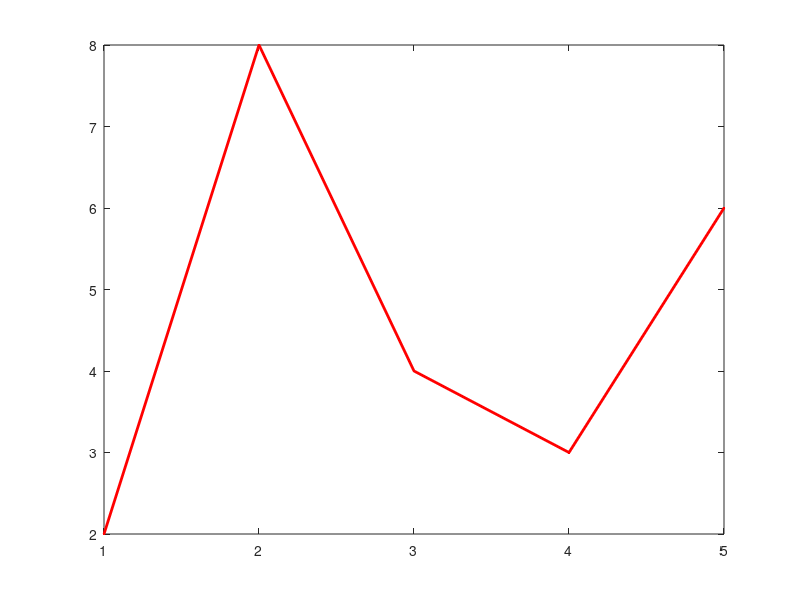

Reproduce this figure in MATLAB. (Note: this script raises an error after producing the figure.)
%%Colin's MATLAB coding cheat sheet
%Functions, indexing, and plotting bits of code I use often and find
%useful. This is not an all encompassing guide to coding in MATLAB.

%A more comprehensive guide: https://sites.nd.edu/gfu/files/2019/07/cheatsheet.pdf

%Sample data

x = linspace(1,5,5) %Creates 5 points from 1 - 5
y = [2,8,4,3,6] %1x5 Row vector of values 

% y = [2; 8; 4; 3; 6;] 1x5 Column Vector of values

%% Plotting

fig1 = plot(x,y) %Basic Line Plot
set(fig1, 'LineWidth', 2) %Change Width of lines

set(fig1, 'Marker', '.' ) %Change what the the points are plotted as
%Sample markers +, *, x, o, square

set(fig1,'color','red') %Change color
%Sample colors: Red 'r', Blue 'b', Green 'g', Yellow 'y', Black 'k'

figure(j) %graphics object j
figure %New Figure window
get(j) %returns information about j

%subplot(a,b,c) %Multiple figures in same plot

xlabel('Name', 'FontSize', 10) %Names x axis and denotes fontsize. samething for y but 'ylabel'
title('Name', 'FontSize', 12) %Title
grid('on') %Turns grid on. say off for off
hold on %Keep current data on figure so you can add new stuff

%%Random

num2str(x) %Converts number x to string

length(x) 
find(x)
any(x)
